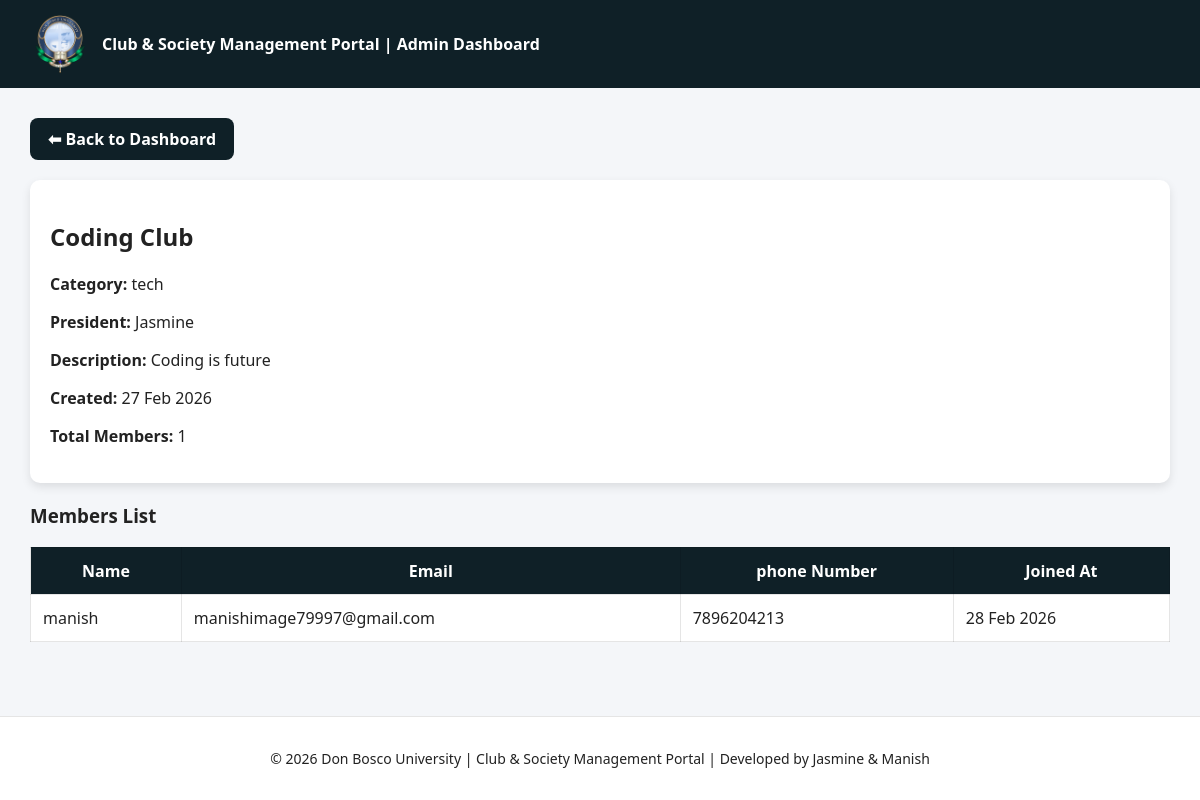
/ita_presentation/club_details.php?club_id=7 (signed in), run on the app's committed database.
### tables this page shows
CREATE TABLE `clubs` (
  `club_id` int(11) NOT NULL AUTO_INCREMENT,
  `club_name` varchar(100) NOT NULL,
  `category` varchar(100) DEFAULT NULL,
  `description` text DEFAULT NULL,
  `president` varchar(100) DEFAULT NULL,
  `max_members` int(11) DEFAULT NULL,
  `created_by` int(11) DEFAULT NULL,
  `founder_id` int(11) NOT NULL,
  `created_at` timestamp NOT NULL DEFAULT current_timestamp(),
  PRIMARY KEY (`club_id`),
  UNIQUE KEY `club_name` (`club_name`),
  KEY `founder_id` (`founder_id`),
  CONSTRAINT `clubs_ibfk_1` FOREIGN KEY (`founder_id`) REFERENCES `users` (`user_id`) ON DELETE CASCADE
);

CREATE TABLE `memberships` (
  `membership_id` int(11) NOT NULL AUTO_INCREMENT,
  `user_id` int(11) NOT NULL,
  `club_id` int(11) NOT NULL,
  `status` enum('PENDING','APPROVED','REJECTED') DEFAULT 'PENDING',
  `joined_at` timestamp NOT NULL DEFAULT current_timestamp(),
  `rejected_at` datetime DEFAULT NULL,
  `join_attempts` int(11) DEFAULT 0,
  PRIMARY KEY (`membership_id`),
  KEY `user_id` (`user_id`),
  KEY `club_id` (`club_id`),
  CONSTRAINT `memberships_ibfk_1` FOREIGN KEY (`user_id`) REFERENCES `users` (`user_id`),
  CONSTRAINT `memberships_ibfk_2` FOREIGN KEY (`club_id`) REFERENCES `clubs` (`club_id`)
);

CREATE TABLE `users` (
  `user_id` int(11) NOT NULL AUTO_INCREMENT,
  `full_name` varchar(100) NOT NULL,
  `email` varchar(100) NOT NULL,
  `phone_number` varchar(15) NOT NULL,
  `password_hash` varchar(255) NOT NULL,
  `role` enum('ADMIN','STUDENT') NOT NULL,
  `created_at` timestamp NOT NULL DEFAULT current_timestamp(),
  PRIMARY KEY (`user_id`),
  UNIQUE KEY `email` (`email`),
  UNIQUE KEY `phone_number` (`phone_number`)
);

### ita_presentation/club_details.php (the view, shortened to what this page needs)
<?php
$pdo = new PDO("mysql:host=localhost;dbname=club_portal;charset=utf8","root","");
$club_id = isset($_GET['club_id']) ? intval($_GET['club_id']) : 0;
$stmt = $pdo->prepare("
SELECT club_name, category, description, president, created_at
FROM clubs
WHERE club_id=?
");
$stmt->execute([$club_id]);
$club = $stmt->fetch();
$stmt = $pdo->prepare("
SELECT
u.full_name,
u.email,
u.phone_number,
m.joined_at
FROM memberships m
JOIN users u ON u.user_id = m.user_id
WHERE m.club_id=?
AND m.status='APPROVED'
ORDER BY m.joined_at DESC
");
$stmt->execute([$club_id]);
$members = $stmt->fetchAll();
$total_members = count($members);
?>
<!DOCTYPE html>
<html>
<head>
<link rel="stylesheet" href="theme.css">
</head>
<body>
<div class="header">
<div class="header-left">
<img src="adbu_app_logo_512x512.png" class="logo">
<div class="portal-title">
Club & Society Management Portal | Admin Dashboard
</div>
</div>
</div>
<div class="page-container">
<a href="javascript:history.back()" class="back-btn">⬅ Back to Dashboard</a>
<div class="card">
<h2><?php echo htmlspecialchars($club['club_name']); ?></h2>
<p><b>Category:</b> <?php echo htmlspecialchars($club['category']); ?></p>
<p><b>President:</b> <?php echo htmlspecialchars($club['president']); ?></p>
<p><b>Description:</b> <?php echo htmlspecialchars($club['description']); ?></p>
<p><b>Created:</b> <?php echo date(" d M Y ", strtotime($club['created_at'])); ?></p>
<p><b>Total Members:</b> <?php echo $total_members; ?></p>
</div>
<h3>Members List</h3>
<?php if($total_members > 0): ?>
<div class="table-wrapper">
<table>
<tr>
<th>Name</th>
<th>Email</th>
<th>phone Number </th>
<th>Joined At</th>
</tr>
<?php foreach($members as $m): ?>
<tr>
<td><?php echo htmlspecialchars($m['full_name']); ?></td>
<td><?php echo htmlspecialchars($m['email']); ?></td>
<td><?php echo htmlspecialchars($m['phone_number']); ?></td>
<td><?php echo date(" d M Y ", strtotime($m['joined_at'])); ?></td>
</tr>
<?php endforeach; ?>
</table>
</div>
<?php else: ?>
<div class="card">
No members yet
</div>
<?php endif; ?>
</div>
<footer class="footer">
<p>© <?php echo date("Y"); ?> Don Bosco University | Club & Society Management Portal | Developed by Jasmine & Manish</p>
</footer>
</body>
</html>

### ita_presentation/theme.css (style rules this page uses)
:root { --bg-color: #f4f6f9; --card-color: #ffffff; --text-color: #222222; --header-color: #0f2027; --border-color: #dddddd; }
body { background: var(--bg-color); color: var(--text-color); }
.card, .card1, .card2, .card3, .card4, .feature-card { background: var(--card-color); color: var(--text-color); }
table, th, td { border-color: var(--border-color); }
.header { display:flex; align-items:center; justify-content:flex-start; gap:12px; padding:14px 30px; background:var(--header-color); color:white; }
.header-left { display:flex; align-items:center; gap:10px; }
.logo { width:40px; height:40px; border-radius:50%; object-fit:contain; }
.portal-title { font-size:16px; font-weight:600; }
.footer { text-align:center; padding:15px; margin-top:40px; font-size:14px; background:var(--card-color); color:var(--text-color); border-top:1px solid rgba(0,0,0,0.1); }

### ita_presentation/club_details.php (style rules this page uses)
body { font-family:Segoe UI; background: var(--bg-color); color: var(--text-color); margin:0; min-height:100vh; display:flex; flex-direction:column; }
.page-container { flex:1; padding:30px; }
.header { display:flex; align-items:center; gap:12px; padding:14px 30px; background:var(--header-color); color:white; }
.header-left { display:flex; align-items:center; gap:12px; }
.logo { width:60px; height:60px; border-radius:50%; object-fit:cover; }
.portal-title { font-size:16px; font-weight:600; }
.back-btn { display:inline-block; margin-bottom:20px; padding:10px 18px; background: var(--header-color); color:white; text-decoration:none; border-radius:8px; font-weight:600; transition:0.3s; }
.card { background: var(--card-color); color: var(--text-color); padding:20px; border-radius:10px; margin-bottom:20px; box-shadow:0 4px 10px rgba(0,0,0,0.1); }
table { width:100%; border-collapse:collapse; background:white; background: var(--card-color); color: var(--text-color); }
th, td { padding:12px; border:1px solid rgba(0,0,0,0.1); }
th { background: var(--header-color); color: white; }
.table-wrapper { overflow-x: auto; }
.footer { text-align:center; padding:18px; font-size:14px; background:var(--card-color); color:var(--text-color); border-top:1px solid rgba(0,0,0,0.1); }

### data on the page
clubs: club_name "Coding Club", category "tech", president "Jasmine", description "Coding is future", created_at "27 Feb 2026"
memberships: user.full_name "manish", user.email "manishimage79997@gmail.com", user.phone_number "7896204213", joined_at "28 Feb 2026"

### other printed values
$total_members "1"
